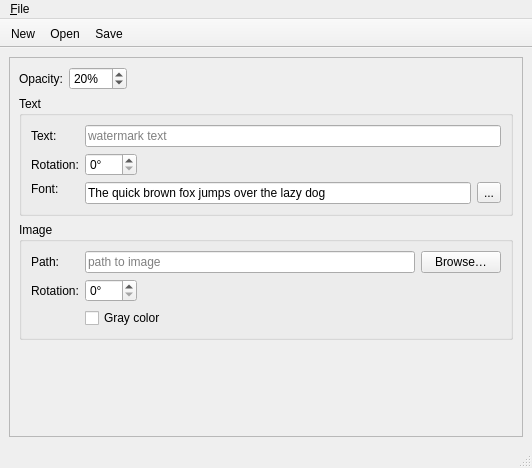
<?xml version="1.0" encoding="UTF-8"?>
<ui version="4.0">
 <class>WatermarkWindow</class>
 <widget class="QMainWindow" name="WatermarkWindow">
  <property name="geometry">
   <rect>
    <x>0</x>
    <y>0</y>
    <width>532</width>
    <height>468</height>
   </rect>
  </property>
  <property name="windowTitle">
   <string>Watermark</string>
  </property>
  <property name="windowIcon">
   <iconset resource="../../libs/vmisc/share/resources/icon.qrc">
    <normaloff>:/icon/64x64/icon64x64.png</normaloff>:/icon/64x64/icon64x64.png</iconset>
  </property>
  <property name="toolButtonStyle">
   <enum>Qt::ToolButtonTextUnderIcon</enum>
  </property>
  <widget class="QWidget" name="centralwidget">
   <layout class="QVBoxLayout" name="verticalLayout_2">
    <item>
     <widget class="QScrollArea" name="scrollArea">
      <property name="widgetResizable">
       <bool>true</bool>
      </property>
      <widget class="QWidget" name="scrollAreaWidgetContents">
       <property name="geometry">
        <rect>
         <x>0</x>
         <y>0</y>
         <width>512</width>
         <height>344</height>
        </rect>
       </property>
       <layout class="QVBoxLayout" name="verticalLayout">
        <item>
         <layout class="QFormLayout" name="formLayout">
          <property name="fieldGrowthPolicy">
           <enum>QFormLayout::ExpandingFieldsGrow</enum>
          </property>
          <item row="0" column="0">
           <widget class="QLabel" name="label">
            <property name="sizePolicy">
             <sizepolicy hsizetype="Preferred" vsizetype="Preferred">
              <horstretch>0</horstretch>
              <verstretch>0</verstretch>
             </sizepolicy>
            </property>
            <property name="text">
             <string>Opacity:</string>
            </property>
           </widget>
          </item>
          <item row="0" column="1">
           <widget class="QSpinBox" name="spinBoxOpacity">
            <property name="sizePolicy">
             <sizepolicy hsizetype="Fixed" vsizetype="Fixed">
              <horstretch>0</horstretch>
              <verstretch>0</verstretch>
             </sizepolicy>
            </property>
            <property name="suffix">
             <string notr="true">%</string>
            </property>
            <property name="maximum">
             <number>100</number>
            </property>
            <property name="value">
             <number>20</number>
            </property>
           </widget>
          </item>
         </layout>
        </item>
        <item>
         <widget class="QGroupBox" name="groupBox">
          <property name="sizePolicy">
           <sizepolicy hsizetype="Preferred" vsizetype="Expanding">
            <horstretch>0</horstretch>
            <verstretch>0</verstretch>
           </sizepolicy>
          </property>
          <property name="title">
           <string>Text</string>
          </property>
          <layout class="QFormLayout" name="formLayout_3">
           <property name="fieldGrowthPolicy">
            <enum>QFormLayout::ExpandingFieldsGrow</enum>
           </property>
           <item row="0" column="0">
            <widget class="QLabel" name="label_2">
             <property name="text">
              <string>Text:</string>
             </property>
            </widget>
           </item>
           <item row="0" column="1">
            <widget class="QLineEdit" name="lineEditText">
             <property name="inputMask">
              <string/>
             </property>
             <property name="maxLength">
              <number>32767</number>
             </property>
             <property name="placeholderText">
              <string>watermark text</string>
             </property>
             <property name="clearButtonEnabled">
              <bool>true</bool>
             </property>
            </widget>
           </item>
           <item row="1" column="0">
            <widget class="QLabel" name="label_6">
             <property name="text">
              <string>Rotation:</string>
             </property>
            </widget>
           </item>
           <item row="1" column="1">
            <widget class="QSpinBox" name="spinBoxTextRotation">
             <property name="suffix">
              <string notr="true">°</string>
             </property>
             <property name="maximum">
              <number>360</number>
             </property>
            </widget>
           </item>
           <item row="2" column="0">
            <widget class="QLabel" name="label_3">
             <property name="sizePolicy">
              <sizepolicy hsizetype="Fixed" vsizetype="Fixed">
               <horstretch>0</horstretch>
               <verstretch>0</verstretch>
              </sizepolicy>
             </property>
             <property name="text">
              <string>Font:</string>
             </property>
            </widget>
           </item>
           <item row="2" column="1">
            <layout class="QHBoxLayout" name="horizontalLayout_2">
             <item>
              <widget class="QLineEdit" name="lineEditFontSample">
               <property name="text">
                <string extracomment="Use native text to test a font options">The quick brown fox jumps over the lazy dog</string>
               </property>
               <property name="readOnly">
                <bool>true</bool>
               </property>
              </widget>
             </item>
             <item>
              <widget class="QToolButton" name="toolButtonFont">
               <property name="toolTip">
                <string>Edit font</string>
               </property>
               <property name="text">
                <string notr="true">...</string>
               </property>
               <property name="icon">
                <iconset resource="../../libs/vmisc/share/resources/icon.qrc">
                 <normaloff>:/icon/24x24/font_preferences.png</normaloff>:/icon/24x24/font_preferences.png</iconset>
               </property>
               <property name="iconSize">
                <size>
                 <width>24</width>
                 <height>24</height>
                </size>
               </property>
              </widget>
             </item>
            </layout>
           </item>
          </layout>
         </widget>
        </item>
        <item>
         <widget class="QGroupBox" name="groupBox_2">
          <property name="sizePolicy">
           <sizepolicy hsizetype="Preferred" vsizetype="Expanding">
            <horstretch>0</horstretch>
            <verstretch>0</verstretch>
           </sizepolicy>
          </property>
          <property name="title">
           <string>Image</string>
          </property>
          <layout class="QFormLayout" name="formLayout_2">
           <property name="fieldGrowthPolicy">
            <enum>QFormLayout::ExpandingFieldsGrow</enum>
           </property>
           <item row="0" column="0">
            <widget class="QLabel" name="label_5">
             <property name="text">
              <string>Path:</string>
             </property>
            </widget>
           </item>
           <item row="0" column="1">
            <layout class="QHBoxLayout" name="horizontalLayout">
             <item>
              <widget class="QLineEdit" name="lineEditPath">
               <property name="placeholderText">
                <string>path to image</string>
               </property>
               <property name="clearButtonEnabled">
                <bool>true</bool>
               </property>
              </widget>
             </item>
             <item>
              <widget class="QPushButton" name="pushButtonBrowse">
               <property name="text">
                <string>Browse…</string>
               </property>
              </widget>
             </item>
            </layout>
           </item>
           <item row="1" column="0">
            <widget class="QLabel" name="label_7">
             <property name="text">
              <string>Rotation:</string>
             </property>
            </widget>
           </item>
           <item row="1" column="1">
            <widget class="QSpinBox" name="spinBoxImageRotation">
             <property name="suffix">
              <string notr="true">°</string>
             </property>
             <property name="maximum">
              <number>100</number>
             </property>
            </widget>
           </item>
           <item row="2" column="1">
            <widget class="QCheckBox" name="checkBoxGrayColor">
             <property name="text">
              <string>Gray color</string>
             </property>
            </widget>
           </item>
          </layout>
         </widget>
        </item>
        <item>
         <spacer name="verticalSpacer">
          <property name="orientation">
           <enum>Qt::Vertical</enum>
          </property>
          <property name="sizeHint" stdset="0">
           <size>
            <width>20</width>
            <height>40</height>
           </size>
          </property>
         </spacer>
        </item>
       </layout>
      </widget>
     </widget>
    </item>
   </layout>
  </widget>
  <widget class="QMenuBar" name="menubar">
   <property name="geometry">
    <rect>
     <x>0</x>
     <y>0</y>
     <width>532</width>
     <height>22</height>
    </rect>
   </property>
   <widget class="QMenu" name="menuFile">
    <property name="title">
     <string>&amp;File</string>
    </property>
    <addaction name="actionNew"/>
    <addaction name="actionOpen"/>
    <addaction name="actionSave"/>
    <addaction name="actionSaveAs"/>
    <addaction name="separator"/>
    <addaction name="actionExit"/>
   </widget>
   <addaction name="menuFile"/>
  </widget>
  <widget class="QStatusBar" name="statusbar"/>
  <widget class="QToolBar" name="toolBar">
   <property name="windowTitle">
    <string>Operations</string>
   </property>
   <property name="movable">
    <bool>false</bool>
   </property>
   <attribute name="toolBarArea">
    <enum>TopToolBarArea</enum>
   </attribute>
   <attribute name="toolBarBreak">
    <bool>false</bool>
   </attribute>
   <addaction name="actionNew"/>
   <addaction name="actionOpen"/>
   <addaction name="actionSave"/>
  </widget>
  <action name="actionSave">
   <property name="icon">
    <iconset theme="document-save">
     <normaloff>.</normaloff>.</iconset>
   </property>
   <property name="text">
    <string>Save</string>
   </property>
  </action>
  <action name="actionSaveAs">
   <property name="icon">
    <iconset theme="document-save-as">
     <normaloff>.</normaloff>.</iconset>
   </property>
   <property name="text">
    <string>Save &amp;As…</string>
   </property>
  </action>
  <action name="actionExit">
   <property name="icon">
    <iconset theme="application-exit">
     <normaloff>.</normaloff>.</iconset>
   </property>
   <property name="text">
    <string>E&amp;xit</string>
   </property>
  </action>
  <action name="actionOpen">
   <property name="icon">
    <iconset theme="document-open">
     <normaloff>.</normaloff>.</iconset>
   </property>
   <property name="text">
    <string>Open</string>
   </property>
  </action>
  <action name="actionNew">
   <property name="icon">
    <iconset theme="document-new">
     <normaloff>.</normaloff>.</iconset>
   </property>
   <property name="text">
    <string>New</string>
   </property>
  </action>
 </widget>
 <resources>
  <include location="../../libs/vmisc/share/resources/icon.qrc"/>
 </resources>
 <connections/>
</ui>
